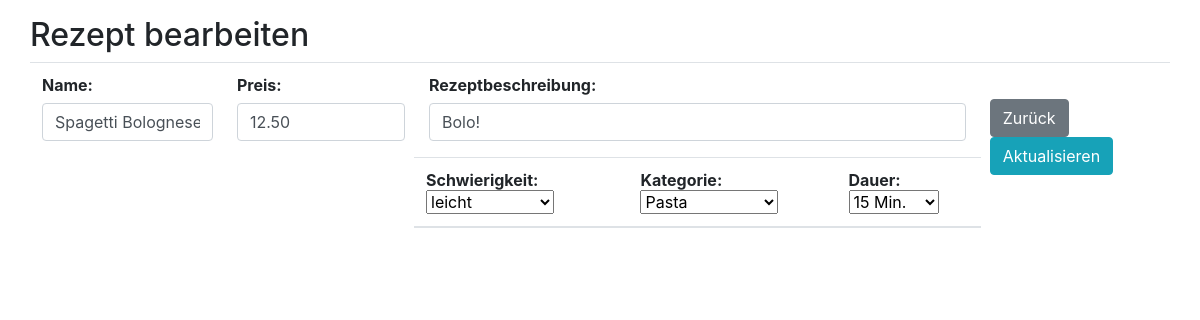
Screenshot of /rezept-bearbeiten.php?edit=128 with the database file from the repository.
### tables this page shows
CREATE TABLE IF NOT EXISTS `produkte` (
  `ProduktID` int(10) unsigned NOT NULL AUTO_INCREMENT,
  `Produktbezeichnung` varchar(100) NOT NULL,
  `Produktpreis` decimal(10,2) NOT NULL,
  `Produktbeschreibung` varchar(500) NOT NULL,
  `Aenderungsdatum` timestamp NOT NULL DEFAULT CURRENT_TIMESTAMP ON UPDATE CURRENT_TIMESTAMP,
  `ProduktSchwierigkeitsgrad` varchar(50) NOT NULL,
  `ProduktKategorie` varchar(50) NOT NULL,
  `ProduktDauer` varchar(10) DEFAULT NULL,
  `ProduktURL` varchar(100) NOT NULL DEFAULT '',
  PRIMARY KEY (`ProduktID`)
);

### aufgaben.php (the view, shortened to what this page needs)
<?php
$mysqli = new mysqli('localhost', 'root', '', 'test') or die(mysql_error($mysqli));
if (isset($_GET['edit'])) {
    $id = $_GET['edit'];
    $update = true;
    $result = $mysqli->query("SELECT * FROM produkte WHERE ProduktID=$id") or die($mysqli->error());
    if (@count($result) == 1) {
        $row = $result->fetch_array();
        $produktname = $row['Produktbezeichnung'];
        $produktpreis = $row['Produktpreis'];
        $produktbeschreibung = $row['Produktbeschreibung'];
    }
}
$difficulty = $mysqli->query("SELECT SchwierigkeitsgradName FROM schwierigkeitsgrad ORDER BY SchwierigkeitsgradID ASC") or die($mysqli->error);
$option = '';
while ($row = mysqli_fetch_assoc($difficulty)) {
    $option .= '<option value = "' . $row['SchwierigkeitsgradName'] . '">' . $row['SchwierigkeitsgradName'] . '</option>';
}
$category = $mysqli->query("SELECT RezeptKategorieName FROM rezept_kategorie ORDER BY RezeptKategorieID ASC") or die($mysqli->error);
$options = '';
while ($row = mysqli_fetch_assoc($category)) {
    $options .= '<option value = "' . $row['RezeptKategorieName'] . '">' . $row['RezeptKategorieName'] . '</option>';
}
$duration = $mysqli->query("SELECT DauerName FROM dauer ORDER BY DauerID ASC") or die($mysqli->error);
$optionss = '';
while ($row = mysqli_fetch_assoc($duration)) {
    $optionss .= '<option value = "' . $row['DauerName'] . '">' . $row['DauerName'] . ' Min.</option>';
}

### rezept-bearbeiten.php (shortened to what this page needs)
<html>
<head>
    <link rel="stylesheet" href="https://stackpath.bootstrapcdn.com/bootstrap/4.3.1/css/bootstrap.min.css">
</head>
<body>
    <?php require_once 'aufgaben.php'; ?>
    <div class="container">
        <div class="row mt-3">
            <h2>Rezept bearbeiten</h2>
        </div>
        <div class="row">
            <form action="aufgaben.php" method="POST">
                <table class="table">
                    <tr>
                        <td>
                            <div class="form-group">
                                <label><b>Name:</b></label>
                                <input type="text" name="produktbezeichnung" class="form-control" value="<?php echo $produktname; ?>" placeholder="Produkt eingeben">
                            </div>
                        </td>
                        <td>
                            <div class="form-group">
                                <label><b>Preis:</b></label>
                                <input type="text" name="produktpreis" class="form-control" value="<?php echo $produktpreis; ?>" placeholder="Preis in €">
                            </div>
                        </td>
                        <td>
                            <div class="form-group">
                                <label><b>Rezeptbeschreibung:</b></label>
                                <input type="text" name="produktbeschreibung" class="form-control" value="<?php echo $produktbeschreibung; ?>" placeholder="Produktbeschreibung">
                            </div>
                            <div class="row">
                                <table class="table">
                                    <form action="aufgaben.php" method="GET">
                                        <thead>
                                            <tr>
                                                <th>Schwierigkeit:
                                                    <select name="difficulty">
                                                        <?php echo $option; ?>
                                                    </select>
                                                </th>
                                                <th>Kategorie:
                                                    <select name="category">
                                                        <?php echo $options; ?>
                                                    </select>
                                                </th>
                                                <th>Dauer:
                                                    <select name="duration">
                                                        <?php echo $optionss; ?>
                                                    </select>
                                                </th>
                                            </tr>
                                        </thead>
                                    </form>
                                </table>
                            </div>
                        </td>
                        <td>
                            <div class="form-group mt-4">
                                <a href="index.php" class="btn btn-secondary" title="Zurück">Zurück</a>
                                <?php
                                if ($update == true) :
                                    ?>
                                    <button type="submit" class="btn btn-info" name="update" title="Aktualisieren">Aktualisieren</button>
                                <?php else : ?>
                                    <button type="submit" class="btn btn-primary" name="speichern" title="Speichern">Speichern</button>
                                <?php endif; ?>
                            </div>
                        </td>
                    </tr>
                </table>
            </form>
        </div>
    </div>
</body>
</html>

### rows the page displays
produkte: produktbezeichnung "Spagetti Bolognese", produktpreis "12.50", produktbeschreibung "Bolo!"

### other values shown
form field difficulty "leicht"
form field category "Pasta"
form field duration "15 Min."
